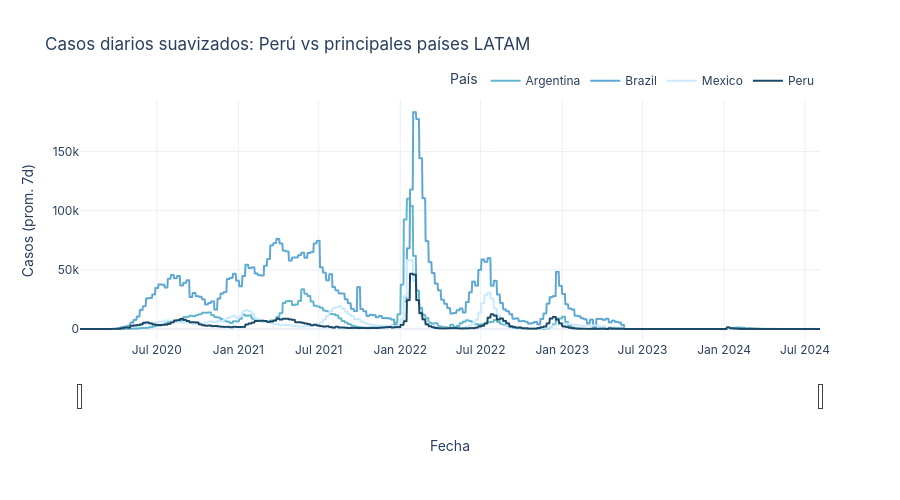

Write notebook code for a chart like this one.
### Markdown cell above
## 4. Evolución interactiva: Perú vs principales países LATAM

### Code cell
top_paises = (
    latam.sort_values("date").groupby("location")["total_cases"].last()
    .nlargest(3).index.tolist()
)
if "Peru" not in top_paises:
    top_paises.append("Peru")

df_top = latam[latam["location"].isin(top_paises)].copy()
df_top = df_top.dropna(subset=["new_cases_smoothed"])

colores_plotly = {"Peru": "#1B4965", "Brazil": "#5FA8D3", "Argentina": "#62B6CB",
                  "Colombia": "#BEE9E8", "Mexico": "#CAE9FF", "Chile": "#90A4AE"}

fig = px.line(
    df_top, x="date", y="new_cases_smoothed", color="location",
    color_discrete_map=colores_plotly,
    labels={"new_cases_smoothed": "Casos (prom. 7d)", "date": "Fecha", "location": "País"},
    title="Casos diarios suavizados: Perú vs principales países LATAM"
)
fig.update_layout(
    xaxis=dict(rangeslider=dict(visible=True), type="date"),
    template="plotly_white",
    font=dict(family="Inter, sans-serif"),
    height=500,
    legend=dict(orientation="h", yanchor="bottom", y=1.02, xanchor="right", x=1)
)
fig.show()

### Figure 1 — Plotly figure (JSON) as saved in the notebook; plotly's stock layout.template omitted (floating-point values rounded to 4 significant figures; data arrays with more than 128 entries replaced by an {"elided": "..."} marker saying what was removed)
{"data": [{"hovertemplate": "País=Argentina<br>Fecha=%{x}<br>Casos (prom. 7d)=%{y}<extra></extra>", "legendgroup": "Argentina", "line": {"color": "#62B6CB", "dash": "solid"}, "marker": {"symbol": "circle"}, "mode": "lines", "name": "Argentina", "showlegend": true, "type": "scattergl", "x": {"elided": "1669 str values"}, "xaxis": "x", "y": {"elided": "1669 float values"}, "yaxis": "y"}, {"hovertemplate": "País=Brazil<br>Fecha=%{x}<br>Casos (prom. 7d)=%{y}<extra></extra>", "legendgroup": "Brazil", "line": {"color": "#5FA8D3", "dash": "solid"}, "marker": {"symbol": "circle"}, "mode": "lines", "name": "Brazil", "showlegend": true, "type": "scattergl", "x": {"elided": "1669 str values"}, "xaxis": "x", "y": {"elided": "1669 float values"}, "yaxis": "y"}, {"hovertemplate": "País=Mexico<br>Fecha=%{x}<br>Casos (prom. 7d)=%{y}<extra></extra>", "legendgroup": "Mexico", "line": {"color": "#CAE9FF", "dash": "solid"}, "marker": {"symbol": "circle"}, "mode": "lines", "name": "Mexico", "showlegend": true, "type": "scattergl", "x": {"elided": "1669 str values"}, "xaxis": "x", "y": {"elided": "1669 float values"}, "yaxis": "y"}, {"hovertemplate": "País=Peru<br>Fecha=%{x}<br>Casos (prom. 7d)=%{y}<extra></extra>", "legendgroup": "Peru", "line": {"color": "#1B4965", "dash": "solid"}, "marker": {"symbol": "circle"}, "mode": "lines", "name": "Peru", "showlegend": true, "type": "scattergl", "x": {"elided": "1669 str values"}, "xaxis": "x", "y": {"elided": "1669 float values"}, "yaxis": "y"}], "layout": {"font": {"family": "Inter, sans-serif"}, "height": 500, "legend": {"orientation": "h", "title": {"text": "País"}, "tracegroupgap": 0, "x": 1, "xanchor": "right", "y": 1.02, "yanchor": "bottom"}, "title": {"text": "Casos diarios suavizados: Perú vs principales países LATAM"}, "xaxis": {"anchor": "y", "domain": [0.0, 1.0], "rangeslider": {"visible": true}, "title": {"text": "Fecha"}, "type": "date"}, "yaxis": {"anchor": "x", "domain": [0.0, 1.0], "title": {"text": "Casos (prom. 7d)"}}}}
